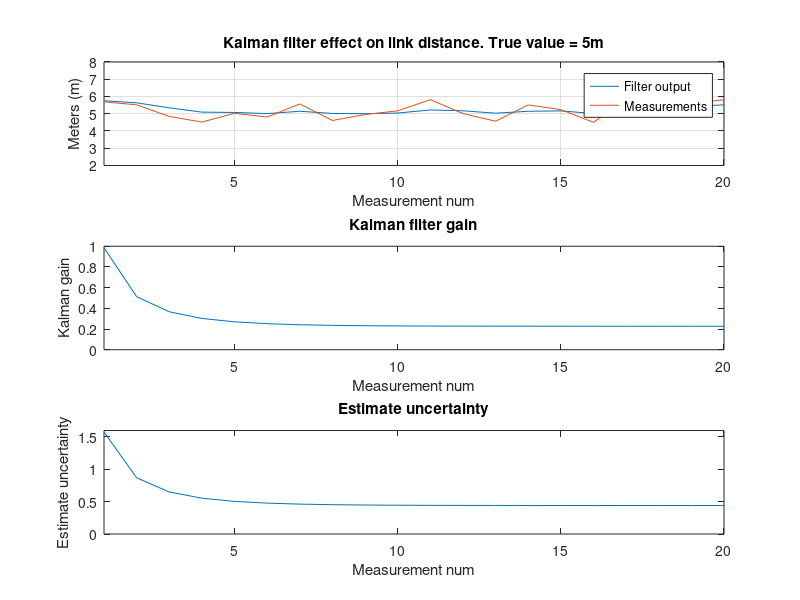

Write the MATLAB code that produced this figure.
%% purpose: show how kalman filtering works
% based on: https://www.kalmanfilter.net/kalman1d.html
close all
clear all
rng('default')

% declare
N = 20;
measurements = zeros(1,N);
measurements = measurements + 5 + 2*(rand(1,N)-0.5);
uncert = 1.5;
process_noise_var = 0.1;
kalman_gains = zeros(1,N);
x_hats = zeros(1,N+1);
error_est = zeros(1,N+1);

% seed
x_hats(1) = 10;
error_est(1) = 100;

%loop
for i=1:N
    kalman_gains(i) = error_est(i)/(error_est(i)+uncert);
    x_hats(i+1) = x_hats(i)+kalman_gains(i)*(measurements(i)-x_hats(i));
    error_est(i+1) = (1-kalman_gains(i))*error_est(i) + process_noise_var;
end

figure(1)
subplot(3,1,1)
plot(x_hats(2:end))
hold on
grid on
plot(measurements)
axis([1 N 2 8])
title("Kalman filter effect on link distance. True value = 5m")
ylabel("Meters (m)")
xlabel("Measurement num")
legend("Filter output", "Measurements")

subplot(3,1,2)
plot(kalman_gains)
axis([1 N 0 1])
title("Kalman filter gain")
ylabel("Kalman gain")
xlabel("Measurement num")

subplot(3,1,3)
plot(error_est(2:end))
axis([1 N 0 1.6])
title("Estimate uncertainty")
ylabel("Estimate uncertainty")
xlabel("Measurement num")









